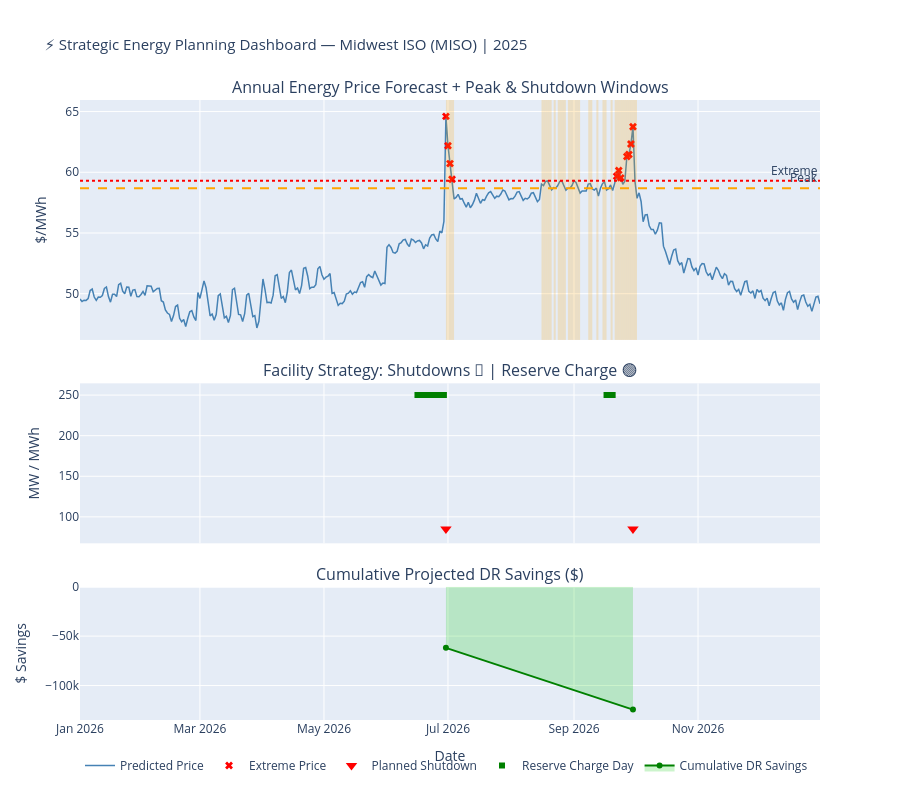

Source (notebook cell):
### Code cell
# ── Strategic 12-month dashboard ──────────────────────────────────────────
fig_strat = make_subplots(
    rows=3, cols=1, shared_xaxes=True,
    row_heights=[0.45, 0.30, 0.25],
    subplot_titles=[
        "Annual Energy Price Forecast + Peak & Shutdown Windows",
        "Facility Strategy: Shutdowns 🔴 | Reserve Charge 🟢",
        "Cumulative Projected DR Savings ($)",
    ],
    vertical_spacing=0.07,
)

# Row 1: Price forecast
fig_strat.add_trace(go.Scatter(x=df_future["date"], y=df_future["predicted_price"],
                                mode="lines", line=dict(color="steelblue", width=1.5),
                                name="Predicted Price"), row=1, col=1)
# Shade peak periods
peak_regions = df_future[df_future["is_peak"] == 1]
for _, pr in peak_regions.iterrows():
    fig_strat.add_vrect(x0=pr["date"], x1=pr["date"] + pd.Timedelta("1D"),
                        fillcolor="rgba(255,165,0,0.2)", line_width=0, row=1, col=1)
# Mark extreme days
ext = df_future[df_future["is_extreme"] == 1]
fig_strat.add_trace(go.Scatter(x=ext["date"], y=ext["predicted_price"],
                                mode="markers", marker=dict(color="red", size=7, symbol="x"),
                                name="Extreme Price"), row=1, col=1)
fig_strat.add_hline(y=p90, line_dash="dash", line_color="orange",
                    annotation_text="Peak", row=1, col=1)
fig_strat.add_hline(y=p97, line_dash="dot", line_color="red",
                    annotation_text="Extreme", row=1, col=1)

# Row 2: Shutdown and reserve events
if len(df_shutdowns) > 0:
    fig_strat.add_trace(go.Scatter(
        x=df_shutdowns["date"],
        y=[FACILITY_MW] * len(df_shutdowns),
        mode="markers", marker=dict(color="red", size=10, symbol="triangle-down"),
        name="Planned Shutdown", showlegend=True,
    ), row=2, col=1)

if not df_reserve.empty:
    fig_strat.add_trace(go.Scatter(
        x=df_reserve["charge_date"],
        y=[RESERVE_CAPACITY_MWH * 0.5] * len(df_reserve),
        mode="markers", marker=dict(color="green", size=6, symbol="square"),
        name="Reserve Charge Day", showlegend=True,
    ), row=2, col=1)

# Row 3: Cumulative DR savings
if len(df_shutdowns) > 0:
    df_shutdowns_sorted = df_shutdowns.sort_values("date")
    cum_savings = df_shutdowns_sorted["net_payoff_$"].cumsum()
    fig_strat.add_trace(go.Scatter(x=df_shutdowns_sorted["date"], y=cum_savings,
                                    fill="tozeroy", fillcolor="rgba(0,200,0,0.2)",
                                    line=dict(color="green", width=2),
                                    name="Cumulative DR Savings"), row=3, col=1)

fig_strat.update_layout(
    title=dict(text=f"⚡ Strategic Energy Planning Dashboard — {REGION} | {YEAR}", font=dict(size=15)),
    height=800,
    legend=dict(orientation="h", y=-0.05),
    xaxis3_title="Date",
)
fig_strat.update_yaxes(title_text="$/MWh",  row=1, col=1)
fig_strat.update_yaxes(title_text="MW / MWh", row=2, col=1)
fig_strat.update_yaxes(title_text="$ Savings", row=3, col=1)
fig_strat.show()

### Figure 1 — Plotly figure (JSON) as saved in the notebook; plotly's stock layout.template omitted (floating-point values rounded to 4 significant figures; data arrays with more than 128 entries replaced by an {"elided": "..."} marker saying what was removed)
{"data": [{"line": {"color": "steelblue", "width": 1.5}, "mode": "lines", "name": "Predicted Price", "type": "scatter", "x": {"elided": "365 str values"}, "xaxis": "x", "y": {"elided": "365 float values"}, "yaxis": "y"}, {"marker": {"color": "red", "size": 7, "symbol": "x"}, "mode": "markers", "name": "Extreme Price", "type": "scatter", "x": ["2026-06-30T00:00:00", "2026-07-01T00:00:00", "2026-07-02T00:00:00", "2026-07-03T00:00:00", "2026-09-22T00:00:00", "2026-09-23T00:00:00", "2026-09-24T00:00:00", "2026-09-27T00:00:00", "2026-09-28T00:00:00", "2026-09-29T00:00:00", "2026-09-30T00:00:00"], "xaxis": "x", "y": [64.6, 62.19, 60.72, 59.43, 59.67, 60.16, 59.54, 61.3, 61.47, 62.32, 63.75], "yaxis": "y"}, {"marker": {"color": "red", "size": 10, "symbol": "triangle-down"}, "mode": "markers", "name": "Planned Shutdown", "showlegend": true, "type": "scatter", "x": ["2026-06-30T00:00:00", "2026-09-30T00:00:00"], "xaxis": "x2", "y": [85, 85], "yaxis": "y2"}, {"marker": {"color": "green", "size": 6, "symbol": "square"}, "mode": "markers", "name": "Reserve Charge Day", "showlegend": true, "type": "scatter", "x": ["2026-06-16T00:00:00", "2026-06-17T00:00:00", "2026-06-18T00:00:00", "2026-06-19T00:00:00", "2026-06-20T00:00:00", "2026-06-21T00:00:00", "2026-06-22T00:00:00", "2026-06-23T00:00:00", "2026-06-24T00:00:00", "2026-06-25T00:00:00", "2026-06-26T00:00:00", "2026-06-27T00:00:00", "2026-06-28T00:00:00", "2026-06-29T00:00:00", "2026-09-17T00:00:00", "2026-09-18T00:00:00", "2026-09-20T00:00:00"], "xaxis": "x2", "y": [250, 250, 250, 250, 250, 250, 250, 250, 250, 250, 250, 250, 250, 250, 250, 250, 250], "yaxis": "y2"}, {"fill": "tozeroy", "fillcolor": "rgba(0,200,0,0.2)", "line": {"color": "green", "width": 2}, "name": "Cumulative DR Savings", "type": "scatter", "x": ["2026-06-30T00:00:00", "2026-09-30T00:00:00"], "xaxis": "x3", "y": [-61869, -124318], "yaxis": "y3"}], "layout": {"annotations": [{"font": {"size": 16}, "showarrow": false, "text": "Annual Energy Price Forecast + Peak & Shutdown Windows", "x": 0.5, "xanchor": "center", "xref": "paper", "y": 1, "yanchor": "bottom", "yref": "paper"}, {"font": {"size": 16}, "showarrow": false, "text": "Facility Strategy: Shutdowns 🔴 | Reserve Charge 🟢", "x": 0.5, "xanchor": "center", "xref": "paper", "y": 0.543, "yanchor": "bottom", "yref": "paper"}, {"font": {"size": 16}, "showarrow": false, "text": "Cumulative Projected DR Savings ($)", "x": 0.5, "xanchor": "center", "xref": "paper", "y": 0.215, "yanchor": "bottom", "yref": "paper"}, {"showarrow": false, "text": "Peak", "x": 1, "xanchor": "right", "xref": "x domain", "y": 58.69, "yanchor": "bottom", "yref": "y"}, {"showarrow": false, "text": "Extreme", "x": 1, "xanchor": "right", "xref": "x domain", "y": 59.31, "yanchor": "bottom", "yref": "y"}], "height": 800, "legend": {"orientation": "h", "y": -0.05}, "shapes": [{"fillcolor": "rgba(255,165,0,0.2)", "line": {"width": 0}, "type": "rect", "x0": "2026-06-30T00:00:00", "x1": "2026-07-01T00:00:00", "xref": "x", "y0": 0, "y1": 1, "yref": "y domain"}, {"fillcolor": "rgba(255,165,0,0.2)", "line": {"width": 0}, "type": "rect", "x0": "2026-07-01T00:00:00", "x1": "2026-07-02T00:00:00", "xref": "x", "y0": 0, "y1": 1, "yref": "y domain"}, {"fillcolor": "rgba(255,165,0,0.2)", "line": {"width": 0}, "type": "rect", "x0": "2026-07-02T00:00:00", "x1": "2026-07-03T00:00:00", "xref": "x", "y0": 0, "y1": 1, "yref": "y domain"}, {"fillcolor": "rgba(255,165,0,0.2)", "line": {"width": 0}, "type": "rect", "x0": "2026-07-03T00:00:00", "x1": "2026-07-04T00:00:00", "xref": "x", "y0": 0, "y1": 1, "yref": "y domain"}, {"fillcolor": "rgba(255,165,0,0.2)", "line": {"width": 0}, "type": "rect", "x0": "2026-08-16T00:00:00", "x1": "2026-08-17T00:00:00", "xref": "x", "y0": 0, "y1": 1, "yref": "y domain"}, {"fillcolor": "rgba(255,165,0,0.2)", "line": {"width": 0}, "type": "rect", "x0": "2026-08-17T00:00:00", "x1": "2026-08-18T00:00:00", "xref": "x", "y0": 0, "y1": 1, "yref": "y domain"}, {"fillcolor": "rgba(255,165,0,0.2)", "line": {"width": 0}, "type": "rect", "x0": "2026-08-18T00:00:00", "x1": "2026-08-19T00:00:00", "xref": "x", "y0": 0, "y1": 1, "yref": "y domain"}, {"fillcolor": "rgba(255,165,0,0.2)", "line": {"width": 0}, "type": "rect", "x0": "2026-08-19T00:00:00", "x1": "2026-08-20T00:00:00", "xref": "x", "y0": 0, "y1": 1, "yref": "y domain"}, {"fillcolor": "rgba(255,165,0,0.2)", "line": {"width": 0}, "type": "rect", "x0": "2026-08-20T00:00:00", "x1": "2026-08-21T00:00:00", "xref": "x", "y0": 0, "y1": 1, "yref": "y domain"}, {"fillcolor": "rgba(255,165,0,0.2)", "line": {"width": 0}, "type": "rect", "x0": "2026-08-22T00:00:00", "x1": "2026-08-23T00:00:00", "xref": "x", "y0": 0, "y1": 1, "yref": "y domain"}, {"fillcolor": "rgba(255,165,0,0.2)", "line": {"width": 0}, "type": "rect", "x0": "2026-08-24T00:00:00", "x1": "2026-08-25T00:00:00", "xref": "x", "y0": 0, "y1": 1, "yref": "y domain"}, {"fillcolor": "rgba(255,165,0,0.2)", "line": {"width": 0}, "type": "rect", "x0": "2026-08-25T00:00:00", "x1": "2026-08-26T00:00:00", "xref": "x", "y0": 0, "y1": 1, "yref": "y domain"}, {"fillcolor": "rgba(255,165,0,0.2)", "line": {"width": 0}, "type": "rect", "x0": "2026-08-26T00:00:00", "x1": "2026-08-27T00:00:00", "xref": "x", "y0": 0, "y1": 1, "yref": "y domain"}, {"fillcolor": "rgba(255,165,0,0.2)", "line": {"width": 0}, "type": "rect", "x0": "2026-08-27T00:00:00", "x1": "2026-08-28T00:00:00", "xref": "x", "y0": 0, "y1": 1, "yref": "y domain"}, {"fillcolor": "rgba(255,165,0,0.2)", "line": {"width": 0}, "type": "rect", "x0": "2026-08-29T00:00:00", "x1": "2026-08-30T00:00:00", "xref": "x", "y0": 0, "y1": 1, "yref": "y domain"}, {"fillcolor": "rgba(255,165,0,0.2)", "line": {"width": 0}, "type": "rect", "x0": "2026-08-30T00:00:00", "x1": "2026-08-31T00:00:00", "xref": "x", "y0": 0, "y1": 1, "yref": "y domain"}, {"fillcolor": "rgba(255,165,0,0.2)", "line": {"width": 0}, "type": "rect", "x0": "2026-08-31T00:00:00", "x1": "2026-09-01T00:00:00", "xref": "x", "y0": 0, "y1": 1, "yref": "y domain"}, {"fillcolor": "rgba(255,165,0,0.2)", "line": {"width": 0}, "type": "rect", "x0": "2026-09-01T00:00:00", "x1": "2026-09-02T00:00:00", "xref": "x", "y0": 0, "y1": 1, "yref": "y domain"}, {"fillcolor": "rgba(255,165,0,0.2)", "line": {"width": 0}, "type": "rect", "x0": "2026-09-02T00:00:00", "x1": "2026-09-03T00:00:00", "xref": "x", "y0": 0, "y1": 1, "yref": "y domain"}, {"fillcolor": "rgba(255,165,0,0.2)", "line": {"width": 0}, "type": "rect", "x0": "2026-09-03T00:00:00", "x1": "2026-09-04T00:00:00", "xref": "x", "y0": 0, "y1": 1, "yref": "y domain"}, {"fillcolor": "rgba(255,165,0,0.2)", "line": {"width": 0}, "type": "rect", "x0": "2026-09-08T00:00:00", "x1": "2026-09-09T00:00:00", "xref": "x", "y0": 0, "y1": 1, "yref": "y domain"}, {"fillcolor": "rgba(255,165,0,0.2)", "line": {"width": 0}, "type": "rect", "x0": "2026-09-09T00:00:00", "x1": "2026-09-10T00:00:00", "xref": "x", "y0": 0, "y1": 1, "yref": "y domain"}, {"fillcolor": "rgba(255,165,0,0.2)", "line": {"width": 0}, "type": "rect", "x0": "2026-09-12T00:00:00", "x1": "2026-09-13T00:00:00", "xref": "x", "y0": 0, "y1": 1, "yref": "y domain"}, {"fillcolor": "rgba(255,165,0,0.2)", "line": {"width": 0}, "type": "rect", "x0": "2026-09-15T00:00:00", "x1": "2026-09-16T00:00:00", "xref": "x", "y0": 0, "y1": 1, "yref": "y domain"}, {"fillcolor": "rgba(255,165,0,0.2)", "line": {"width": 0}, "type": "rect", "x0": "2026-09-16T00:00:00", "x1": "2026-09-17T00:00:00", "xref": "x", "y0": 0, "y1": 1, "yref": "y domain"}, {"fillcolor": "rgba(255,165,0,0.2)", "line": {"width": 0}, "type": "rect", "x0": "2026-09-19T00:00:00", "x1": "2026-09-20T00:00:00", "xref": "x", "y0": 0, "y1": 1, "yref": "y domain"}, {"fillcolor": "rgba(255,165,0,0.2)", "line": {"width": 0}, "type": "rect", "x0": "2026-09-21T00:00:00", "x1": "2026-09-22T00:00:00", "xref": "x", "y0": 0, "y1": 1, "yref": "y domain"}, {"fillcolor": "rgba(255,165,0,0.2)", "line": {"width": 0}, "type": "rect", "x0": "2026-09-22T00:00:00", "x1": "2026-09-23T00:00:00", "xref": "x", "y0": 0, "y1": 1, "yref": "y domain"}, {"fillcolor": "rgba(255,165,0,0.2)", "line": {"width": 0}, "type": "rect", "x0": "2026-09-23T00:00:00", "x1": "2026-09-24T00:00:00", "xref": "x", "y0": 0, "y1": 1, "yref": "y domain"}, {"fillcolor": "rgba(255,165,0,0.2)", "line": {"width": 0}, "type": "rect", "x0": "2026-09-24T00:00:00", "x1": "2026-09-25T00:00:00", "xref": "x", "y0": 0, "y1": 1, "yref": "y domain"}, {"fillcolor": "rgba(255,165,0,0.2)", "line": {"width": 0}, "type": "rect", "x0": "2026-09-25T00:00:00", "x1": "2026-09-26T00:00:00", "xref": "x", "y0": 0, "y1": 1, "yref": "y domain"}, {"fillcolor": "rgba(255,165,0,0.2)", "line": {"width": 0}, "type": "rect", "x0": "2026-09-26T00:00:00", "x1": "2026-09-27T00:00:00", "xref": "x", "y0": 0, "y1": 1, "yref": "y domain"}, {"fillcolor": "rgba(255,165,0,0.2)", "line": {"width": 0}, "type": "rect", "x0": "2026-09-27T00:00:00", "x1": "2026-09-28T00:00:00", "xref": "x", "y0": 0, "y1": 1, "yref": "y domain"}, {"fillcolor": "rgba(255,165,0,0.2)", "line": {"width": 0}, "type": "rect", "x0": "2026-09-28T00:00:00", "x1": "2026-09-29T00:00:00", "xref": "x", "y0": 0, "y1": 1, "yref": "y domain"}, {"fillcolor": "rgba(255,165,0,0.2)", "line": {"width": 0}, "type": "rect", "x0": "2026-09-29T00:00:00", "x1": "2026-09-30T00:00:00", "xref": "x", "y0": 0, "y1": 1, "yref": "y domain"}, {"fillcolor": "rgba(255,165,0,0.2)", "line": {"width": 0}, "type": "rect", "x0": "2026-09-30T00:00:00", "x1": "2026-10-01T00:00:00", "xref": "x", "y0": 0, "y1": 1, "yref": "y domain"}, {"fillcolor": "rgba(255,165,0,0.2)", "line": {"width": 0}, "type": "rect", "x0": "2026-10-01T00:00:00", "x1": "2026-10-02T00:00:00", "xref": "x", "y0": 0, "y1": 1, "yref": "y domain"}, {"line": {"color": "orange", "dash": "dash"}, "type": "line", "x0": 0, "x1": 1, "xref": "x domain", "y0": 58.69, "y1": 58.69, "yref": "y"}, {"line": {"color": "red", "dash": "dot"}, "type": "line", "x0": 0, "x1": 1, "xref": "x domain", "y0": 59.31, "y1": 59.31, "yref": "y"}], "title": {"font": {"size": 15}, "text": "⚡ Strategic Energy Planning Dashboard — Midwest ISO (MISO) | 2025"}, "xaxis": {"anchor": "y", "domain": [0, 1], "matches": "x3", "showticklabels": false}, "xaxis2": {"anchor": "y2", "domain": [0, 1], "matches": "x3", "showticklabels": false}, "xaxis3": {"anchor": "y3", "domain": [0, 1], "title": {"text": "Date"}}, "yaxis": {"anchor": "x", "domain": [0.613, 1], "title": {"text": "$/MWh"}}, "yaxis2": {"anchor": "x2", "domain": [0.285, 0.543], "title": {"text": "MW / MWh"}}, "yaxis3": {"anchor": "x3", "domain": [0, 0.215], "title": {"text": "$ Savings"}}}}
